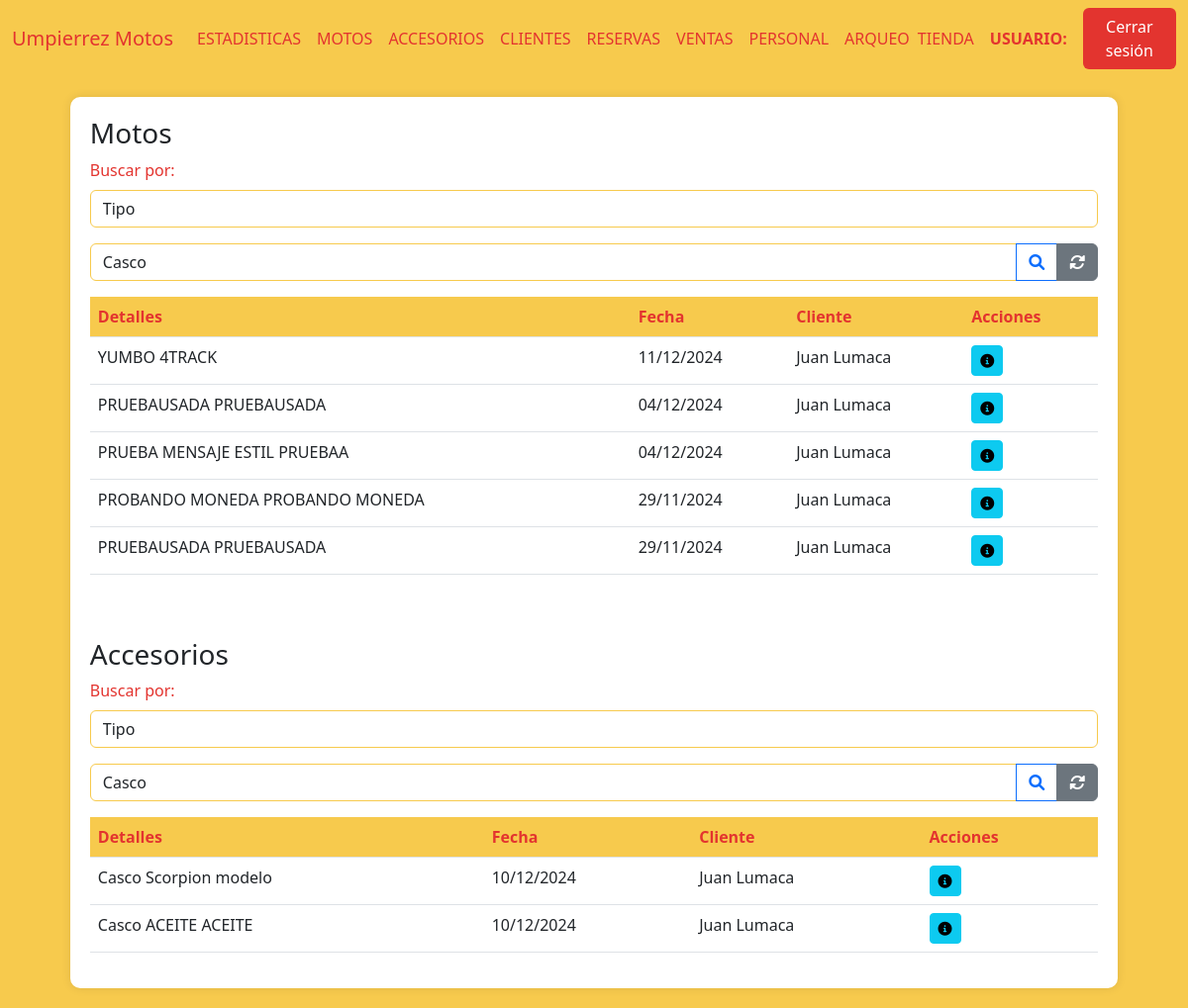
Page /ventas (signed in) on the earlier database version.
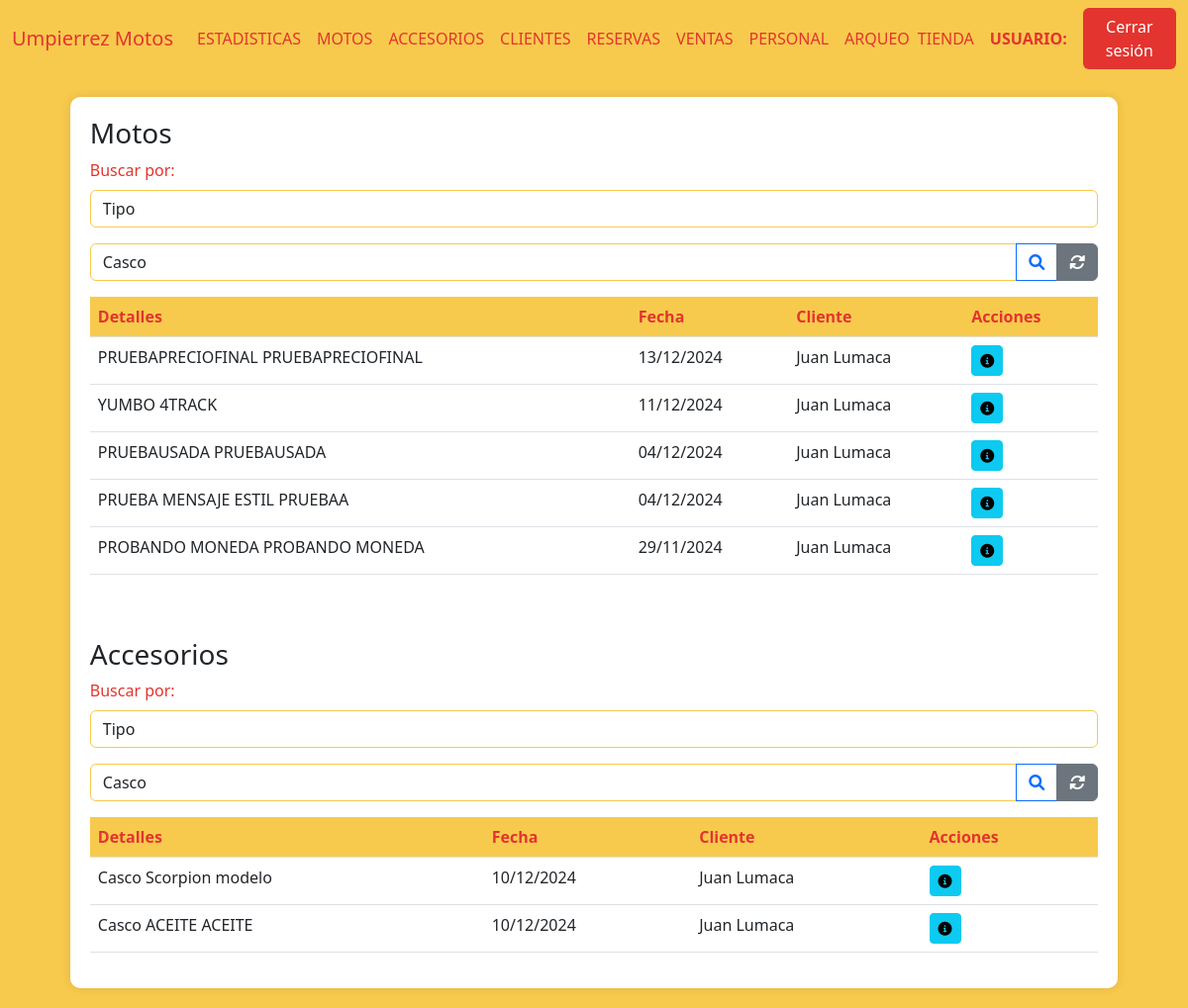
Same page on the later database version.
### AppUM/models.py (models this page shows)
class ComprasVentas(models.Model):
    moto = models.ForeignKey(Moto, related_name='moto_cliente', on_delete=models.CASCADE)
    cliente = models.ForeignKey(Cliente, related_name='cliente_moto', on_delete=models.CASCADE)
    fecha_compra = models.DateField()
    fotocopia_libreta = models.ImageField(null=True, blank=True, upload_to="documentacion/libretas/")
    compra_venta = models.FileField(null=True, blank=True, upload_to="documentacion/compra_venta/")
    certificado_venta = models.FileField(null=True, blank=True, upload_to="documentacion/certificado_venta/")
    tipo = models.CharField(max_length=20)
    forma_de_pago = models.TextField(null=True, blank=True)
    class Meta:
        pass

class ClienteAccesorio(models.Model):
    accesorio = models.ForeignKey(Accesorio, related_name='accesorio_cliente', on_delete=models.CASCADE)
    cliente = models.ForeignKey(Cliente, related_name='cliente_cliente', on_delete=models.CASCADE)
    fecha_compra = models.DateField()
    factura = models.IntegerField(null=True)
    factura_rut = models.IntegerField(null=True)
    factura_documento = models.FileField(null=True, blank=True, upload_to="documentacion/facturas_accesorios/")

### AppUM/decorators.py (the view)
    def _wrapped_view(request, *args, **kwargs):
        user = request.user
        if user.is_authenticated:
            usuario_consulta = Personal.objects.filter(usuario=user.username).first()
            if usuario_consulta:
                if Administrativo.objects.filter(personal_ptr_id=usuario_consulta.id,activo=1).exists():
                    return view_func(request, *args, **kwargs)
                else:
                    raise PermissionDenied
            else:
                return view_func(request, *args, **kwargs)
        else:
            return redirect('Login')  # Redirigir al login si no está autenticado

### AppUM/functions.py (called while the page is built)
def funcion_paginas_varias(req,instancia_model):
    paginator = Paginator(instancia_model, 5)  # 5 motos por página
    page_number = req.GET.get('page')  # Obtiene el número de página desde la URL
    page_obj = paginator.get_page(page_number)
    return page_obj

### AppUM/templates/perfil_administrativo/ventas/ventas.html (shortened to what the changed rows need)
{% extends "perfil_administrativo/padre_perfil_administrativo.html" %}
{% load static %}
{% block contenidoQueCambia %}
<div class="table-container" id="inventarios">
    <table class="table">
        <thead>
            <tr>
                <th>Detalles</th>
                <th>Fecha</th>
                <th>Cliente</th>
                <th>Acciones</th>
            </tr>
        </thead>
        <tbody>
            {% if page_obj %}
                {% for moto in page_obj %}
            <tr>
                <td>{{ moto.moto.moto__marca }} {{ moto.moto.moto__modelo }}</td>
                <td>{{ moto.moto.fecha_compra|date:"d/m/Y"}}</td>
                <td>{{ moto.moto.cliente__nombre }} {{ moto.moto.cliente__apellido }}</td>
                <td>
                    <a href="{% url 'ClienteFicha' moto.moto.cliente__id %}"><button class="btn btn-sm btn-info"><i class="fas fa-info-circle"></i></button></a>
                </td>
            </tr>
            {% endfor %}
            {% else %}
                <tr>
                    <td colspan="9" class="text-center text-muted">
                        No hay registros de accesorios disponibles.
                    </td>
                </tr>
            {% endif %}
        </tbody>
    </table>
<br>
<br>
    <table class="table">
        <thead>
            <tr>
                <th>Detalles</th>
                <th>Fecha</th>
                <th>Cliente</th>
                <th>Acciones</th>
            </tr>
        </thead>
        <tbody>
            {% if page_objAccs %}
                {% for accesorio in page_objAccs %}
            <tr>
                <td>{{ accesorio.accesorio.accesorio__tipo }} {{ accesorio.accesorio.accesorio__marca }} {{ accesorio.accesorio.accesorio__modelo }}</td>
                <td>{{ accesorio.accesorio.fecha_compra|date:"d/m/Y"}}</td>
                <td>{{ accesorio.accesorio.cliente__nombre }} {{ accesorio.accesorio.cliente__apellido }}</td>
                <td>
                    <a href="{% url 'ClienteFicha' accesorio.accesorio.cliente__id %}"><button class="btn btn-sm btn-info"><i class="fas fa-info-circle"></i></button></a>
                </td>
            </tr>
            {% endfor %}
            {% else %}
                <tr>
                    <td colspan="9" class="text-center text-muted">
                        No hay registros de accesorios disponibles.
                    </td>
                </tr>
            {% endif %}
        </tbody>
    </table>
</div>
{% endblock %}

Differences in the rows shown:
no longer on this page (row unchanged): ComprasVentas: moto.moto__marca "PRUEBAUSADA", moto.moto__modelo "PRUEBAUSADA", moto.fecha_compra "29/11/2024", moto.cliente__nombre "Juan", moto.cliente__apellido "Lumaca"
added ComprasVentas: moto.moto__marca "PRUEBAPRECIOFINAL", moto.moto__modelo "PRUEBAPRECIOFINAL", moto.fecha_compra "13/12/2024", moto.cliente__nombre "Juan", moto.cliente__apellido "Lumaca"
